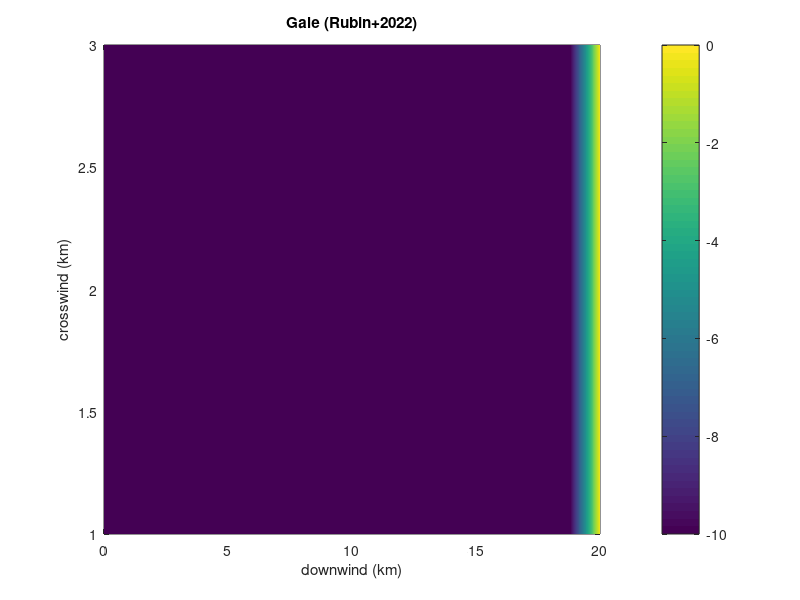

Write the MATLAB code that produced this figure. (Note: this script raises an error after producing the figure.)
clc
clear
close all

addpath(fullfile('..','..','data','Mars','StevensRubin2022'))
% addpath(fullfile('..','..','planetwaves'))

%downwind
x = linspace(0, 20000, 500); 
% crosswind
y = 1:3; 

depth = zeros(length(y), length(x));

% slope is discontinous
fetch = 20*1000;
slope_break = 18800;
flat_region = x <= slope_break; 
slope_region = x > slope_break;

% depth only varying in downwind
depth(:, flat_region) = -10; % Constant depth of 10m

% Linear slope in the last 1.2 km 
depth(:, slope_region) = repmat(-10 * (1 - (x(slope_region) - slope_break) / (fetch-slope_break)), length(y), 1);

% Create meshgrid for plotting
[X, Y] = meshgrid(x / 1000, y); % Convert to km

% Plot surface
figure;
h = pcolor(X, Y, depth);
set(h,'EdgeColor','none');
xlabel('downwind (km)');
ylabel('crosswind (km)');
zlabel('Depth (m)');
title('Gale (Rubin+2022)');
colorbar;
hold on;
xline(0:1.2:18)


load('stevensrubins2022.mat')
x_SWAN = (marswaveparams.distance_km);
H_SWAN = (marswaveparams.hsig_m);

x_SWAN_p6_u7p5 = x_SWAN(marswaveparams.pressure_mbar==6 & marswaveparams.wind_speed_ms==7.5);
x_SWAN_p6_u15 = x_SWAN(marswaveparams.pressure_mbar==6 & marswaveparams.wind_speed_ms==15);
x_SWAN_p6_u30 = x_SWAN(marswaveparams.pressure_mbar==6 & marswaveparams.wind_speed_ms==30);
x_SWAN_p6_u60 = x_SWAN(marswaveparams.pressure_mbar==6 & marswaveparams.wind_speed_ms==7.5);
x_SWAN_p6_u120 = x_SWAN(marswaveparams.pressure_mbar==6 & marswaveparams.wind_speed_ms==7.5);
H_SWAN_p6_u7p5 = H_SWAN(marswaveparams.pressure_mbar==6 & marswaveparams.wind_speed_ms==7.5);
H_SWAN_p6_u15 = H_SWAN(marswaveparams.pressure_mbar==6 & marswaveparams.wind_speed_ms==15);
H_SWAN_p6_u30 = H_SWAN(marswaveparams.pressure_mbar==6 & marswaveparams.wind_speed_ms==30);
H_SWAN_p6_u60 = H_SWAN(marswaveparams.pressure_mbar==6 & marswaveparams.wind_speed_ms==60);
H_SWAN_p6_u120 = H_SWAN(marswaveparams.pressure_mbar==6 & marswaveparams.wind_speed_ms==120);

figure;
plot(x_SWAN_p6_u7p5,H_SWAN_p6_u7p5,'--r');
hold on
plot()

% downwind_sz = 1.2*1000;
% num_downwind_cells = numel(0:1.2:20);
% crosswind_sz = 10*1000;
% num_crosswind_cells = 10;
% lake_level = 10;
% 
% gale_crater = lake_level*ones(num_crosswind_cells,num_downwind_cells);
% figure;
% pcolor(1:num_downwind_cells,1:num_crosswind_cells,gale_crater)
% 
% planet_to_run = 'Mars-high';
% time_to_run = 60;
% test_speeds = [3];
% wind_direction = 0;
% 
% buoy_loc = [6 6];
% [Planet,Model,Wind,Uniflow,Etc] = initalize_model(planet_to_run,time_to_run,wind_direction,gale_crater,buoy_loc);
% Model.gridX = downwind_sz;                                              
% Model.gridY = 10*1000;  
% Model.Fdim = 24;
% Model.min_freq = 0.05;                                                     % minimum frequency to model
% Model.max_freq = 1;  
% Planet.surface_press = 60*1000;
% Planet.surface_temp = 273;
% make_input_map(Planet,Model,Wind)
% 
% for i = 1:numel(test_speeds)
% 
%     Wind.speed = test_speeds(i);
%     Model = calc_cutoff_freq(Planet,Model,Wind);
% 
%     [~, htgrid{i},~, ~ , ~ , ~, ~] = makeWaves(Planet, Model, Wind, Uniflow, Etc);  
% 
% end
% 
